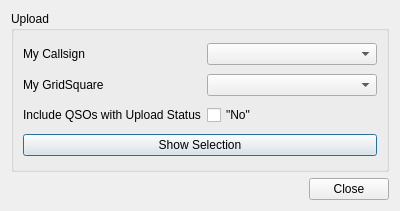
<?xml version="1.0" encoding="UTF-8"?>
<ui version="4.0">
 <class>HRDLogDialog</class>
 <widget class="QDialog" name="HRDLogDialog">
  <property name="geometry">
   <rect>
    <x>0</x>
    <y>0</y>
    <width>400</width>
    <height>211</height>
   </rect>
  </property>
  <property name="windowTitle">
   <string>HRDLog</string>
  </property>
  <layout class="QVBoxLayout" name="verticalLayout">
   <item>
    <widget class="QGroupBox" name="groupBox">
     <property name="title">
      <string>Upload</string>
     </property>
     <layout class="QGridLayout" name="gridLayout">
      <item row="1" column="0">
       <widget class="QLabel" name="myGridLabel">
        <property name="text">
         <string>My GridSquare</string>
        </property>
       </widget>
      </item>
      <item row="0" column="1">
       <widget class="QComboBox" name="myCallsignCombo"/>
      </item>
      <item row="0" column="0">
       <widget class="QLabel" name="myCallsignLabel">
        <property name="text">
         <string>My Callsign</string>
        </property>
       </widget>
      </item>
      <item row="3" column="0" colspan="2">
       <widget class="QPushButton" name="showButton">
        <property name="text">
         <string>Show Selection</string>
        </property>
       </widget>
      </item>
      <item row="1" column="1">
       <widget class="QComboBox" name="myGridCombo"/>
      </item>
      <item row="2" column="0">
       <widget class="QLabel" name="addlUploadStatusLabel">
        <property name="text">
         <string>Include QSOs with Upload Status</string>
        </property>
       </widget>
      </item>
      <item row="2" column="1">
       <layout class="QHBoxLayout" name="horizontalLayout">
        <item>
         <widget class="QCheckBox" name="addlUploadStatusN">
          <property name="toolTip">
           <string>Under normal circumstances this status means &lt;b&gt;&quot;do not upload&quot;&lt;/b&gt;.&lt;br/&gt;However, it may sometimes be wanted to ignore this setting when uploading a QSL.</string>
          </property>
          <property name="text">
           <string>&quot;No&quot;</string>
          </property>
         </widget>
        </item>
       </layout>
      </item>
     </layout>
    </widget>
   </item>
   <item>
    <widget class="QDialogButtonBox" name="buttonBox">
     <property name="orientation">
      <enum>Qt::Horizontal</enum>
     </property>
     <property name="standardButtons">
      <set>QDialogButtonBox::Close</set>
     </property>
    </widget>
   </item>
  </layout>
 </widget>
 <tabstops>
  <tabstop>myCallsignCombo</tabstop>
  <tabstop>myGridCombo</tabstop>
  <tabstop>addlUploadStatusN</tabstop>
  <tabstop>showButton</tabstop>
 </tabstops>
 <resources/>
 <connections>
  <connection>
   <sender>buttonBox</sender>
   <signal>accepted()</signal>
   <receiver>HRDLogDialog</receiver>
   <slot>accept()</slot>
   <hints>
    <hint type="sourcelabel">
     <x>248</x>
     <y>254</y>
    </hint>
    <hint type="destinationlabel">
     <x>157</x>
     <y>274</y>
    </hint>
   </hints>
  </connection>
  <connection>
   <sender>buttonBox</sender>
   <signal>rejected()</signal>
   <receiver>HRDLogDialog</receiver>
   <slot>reject()</slot>
   <hints>
    <hint type="sourcelabel">
     <x>316</x>
     <y>260</y>
    </hint>
    <hint type="destinationlabel">
     <x>286</x>
     <y>274</y>
    </hint>
   </hints>
  </connection>
  <connection>
   <sender>showButton</sender>
   <signal>clicked()</signal>
   <receiver>HRDLogDialog</receiver>
   <slot>upload()</slot>
   <hints>
    <hint type="sourcelabel">
     <x>199</x>
     <y>146</y>
    </hint>
    <hint type="destinationlabel">
     <x>199</x>
     <y>105</y>
    </hint>
   </hints>
  </connection>
  <connection>
   <sender>myCallsignCombo</sender>
   <signal>currentTextChanged(QString)</signal>
   <receiver>HRDLogDialog</receiver>
   <slot>uploadCallsignChanged(QString)</slot>
   <hints>
    <hint type="sourcelabel">
     <x>314</x>
     <y>53</y>
    </hint>
    <hint type="destinationlabel">
     <x>199</x>
     <y>105</y>
    </hint>
   </hints>
  </connection>
 </connections>
 <slots>
  <slot>uploadCallsignChanged(QString)</slot>
  <slot>upload()</slot>
 </slots>
</ui>
